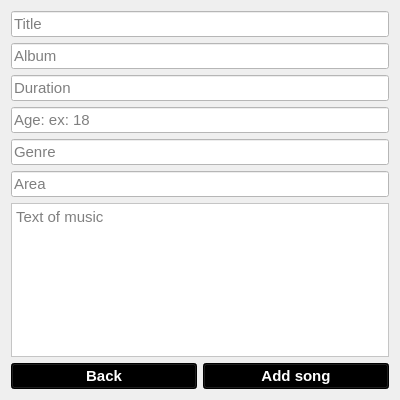
<?xml version="1.0" encoding="UTF-8"?>
<ui version="4.0">
 <class>AddMusicWindow</class>
 <widget class="QWidget" name="AddMusicWindow">
  <property name="geometry">
   <rect>
    <x>0</x>
    <y>0</y>
    <width>400</width>
    <height>400</height>
   </rect>
  </property>
  <property name="minimumSize">
   <size>
    <width>400</width>
    <height>400</height>
   </size>
  </property>
  <property name="maximumSize">
   <size>
    <width>400</width>
    <height>400</height>
   </size>
  </property>
  <property name="windowTitle">
   <string>Add music</string>
  </property>
  <property name="windowIcon">
   <iconset resource="Resources/main.qrc">
    <normaloff>:/Icons/Icons/spotify.png</normaloff>:/Icons/Icons/spotify.png</iconset>
  </property>
  <property name="styleSheet">
   <string notr="true">background-image: url(:/Background/background/darkgreen.png);</string>
  </property>
  <layout class="QVBoxLayout" name="verticalLayout_2">
   <item>
    <layout class="QVBoxLayout" name="verticalLayout">
     <item>
      <widget class="QLineEdit" name="Title_lineEdit">
       <property name="font">
        <font>
         <pointsize>11</pointsize>
        </font>
       </property>
       <property name="styleSheet">
        <string notr="true">background-image: url(:/Background/background/transparent.png);
background-color: rgb(255, 255, 255);
color: rgb(0, 0, 0);</string>
       </property>
       <property name="placeholderText">
        <string>Title</string>
       </property>
      </widget>
     </item>
     <item>
      <widget class="QLineEdit" name="Album_lineEdit">
       <property name="font">
        <font>
         <pointsize>11</pointsize>
        </font>
       </property>
       <property name="styleSheet">
        <string notr="true">background-image: url(:/Background/background/transparent.png);
background-color: rgb(255, 255, 255);
color: rgb(0, 0, 0);</string>
       </property>
       <property name="placeholderText">
        <string>Album</string>
       </property>
      </widget>
     </item>
     <item>
      <widget class="QLineEdit" name="Duration_lineEdit">
       <property name="font">
        <font>
         <pointsize>11</pointsize>
        </font>
       </property>
       <property name="styleSheet">
        <string notr="true">background-image: url(:/Background/background/transparent.png);
background-color: rgb(255, 255, 255);
color: rgb(0, 0, 0);</string>
       </property>
       <property name="placeholderText">
        <string>Duration</string>
       </property>
      </widget>
     </item>
     <item>
      <widget class="QLineEdit" name="Age_lineEdit">
       <property name="font">
        <font>
         <pointsize>11</pointsize>
        </font>
       </property>
       <property name="styleSheet">
        <string notr="true">background-image: url(:/Background/background/transparent.png);
background-color: rgb(255, 255, 255);
color: rgb(0, 0, 0);</string>
       </property>
       <property name="placeholderText">
        <string>Age: ex: 18</string>
       </property>
      </widget>
     </item>
     <item>
      <widget class="QLineEdit" name="Genre_lineEdit">
       <property name="font">
        <font>
         <pointsize>11</pointsize>
        </font>
       </property>
       <property name="styleSheet">
        <string notr="true">background-image: url(:/Background/background/transparent.png);
background-color: rgb(255, 255, 255);
color: rgb(0, 0, 0);</string>
       </property>
       <property name="placeholderText">
        <string>Genre</string>
       </property>
      </widget>
     </item>
     <item>
      <widget class="QLineEdit" name="Area_lineEdit">
       <property name="font">
        <font>
         <pointsize>11</pointsize>
        </font>
       </property>
       <property name="styleSheet">
        <string notr="true">background-image: url(:/Background/background/transparent.png);
background-color: rgb(255, 255, 255);
color: rgb(0, 0, 0);</string>
       </property>
       <property name="placeholderText">
        <string>Area</string>
       </property>
      </widget>
     </item>
    </layout>
   </item>
   <item>
    <widget class="QTextEdit" name="Text_textEdit">
     <property name="font">
      <font>
       <pointsize>11</pointsize>
      </font>
     </property>
     <property name="styleSheet">
      <string notr="true">background-image: url(:/Background/background/transparent.png);
background-color: rgb(255, 255, 255);
color: rgb(0, 0, 0);</string>
     </property>
     <property name="placeholderText">
      <string>Text of music</string>
     </property>
    </widget>
   </item>
   <item>
    <layout class="QHBoxLayout" name="horizontalLayout_2">
     <item>
      <widget class="QPushButton" name="Back_btn">
       <property name="font">
        <font>
         <pointsize>11</pointsize>
         <weight>75</weight>
         <bold>true</bold>
        </font>
       </property>
       <property name="styleSheet">
        <string notr="true">color: rgb(255, 255, 255);
background-color: rgb(0, 0, 0);</string>
       </property>
       <property name="text">
        <string>Back</string>
       </property>
      </widget>
     </item>
     <item>
      <widget class="QPushButton" name="Add_btn">
       <property name="font">
        <font>
         <pointsize>11</pointsize>
         <weight>75</weight>
         <bold>true</bold>
        </font>
       </property>
       <property name="styleSheet">
        <string notr="true">color: rgb(255, 255, 255);
background-color: rgb(0, 0, 0);</string>
       </property>
       <property name="text">
        <string>Add song</string>
       </property>
      </widget>
     </item>
    </layout>
   </item>
  </layout>
 </widget>
 <resources>
  <include location="Resources/main.qrc"/>
 </resources>
 <connections/>
</ui>
